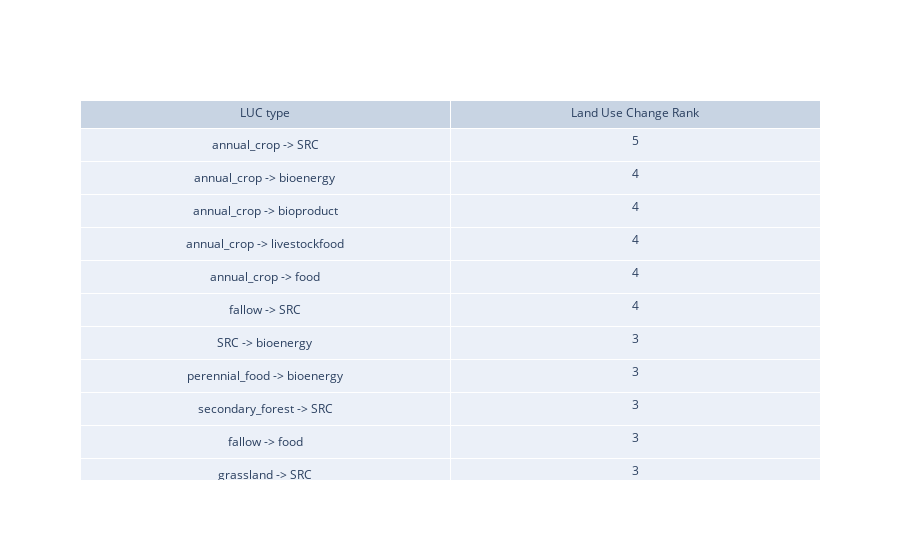

The notebook cell this image was saved under:
### Code cell
from IPython.display import display

#Make a table with all of the land use change types and their corresponding ranks
df_ranked = df[['LUC type', 'land_use_change_rank']].drop_duplicates().sort_values(by='land_use_change_rank', ascending=False)
display(df_ranked)


fig = go.Figure(data=[go.Table(header=dict(values=['LUC type', 'Land Use Change Rank']), 
                    cells=dict(values=[df_ranked['LUC type'], df_ranked['land_use_change_rank']]))
                        ])

fig.show()

### Figure 1 — Plotly figure (JSON) as saved in the notebook; plotly's stock layout.template omitted (floating-point values rounded to 4 significant figures)
{"data": [{"cells": {"values": [["annual_crop -> SRC", "annual_crop -> bioenergy", "annual_crop -> bioproduct", "annual_crop -> livestockfood", "annual_crop -> food", "fallow -> SRC", "SRC -> bioenergy", "perennial_food -> bioenergy", "secondary_forest -> SRC", "fallow -> food", "grassland -> SRC", "grassland -> food", "grassland -> bioenergy", "grassland -> livestockfood", "grassland -> bioproduct", "secondary_forest -> food", "secondary_forest -> bioenergy", "natural_forest -> livestockfood", "natural_forest -> food", "natural_forest -> bioenergy", "natural_forest -> SRC"], [5, 4, 4, 4, 4, 4, 3, 3, 3, 3, 3, 2, 2, 2, 2, 1, 1, 1, 1, 1, 1]]}, "header": {"values": ["LUC type", "Land Use Change Rank"]}, "type": "table"}], "layout": {}}
